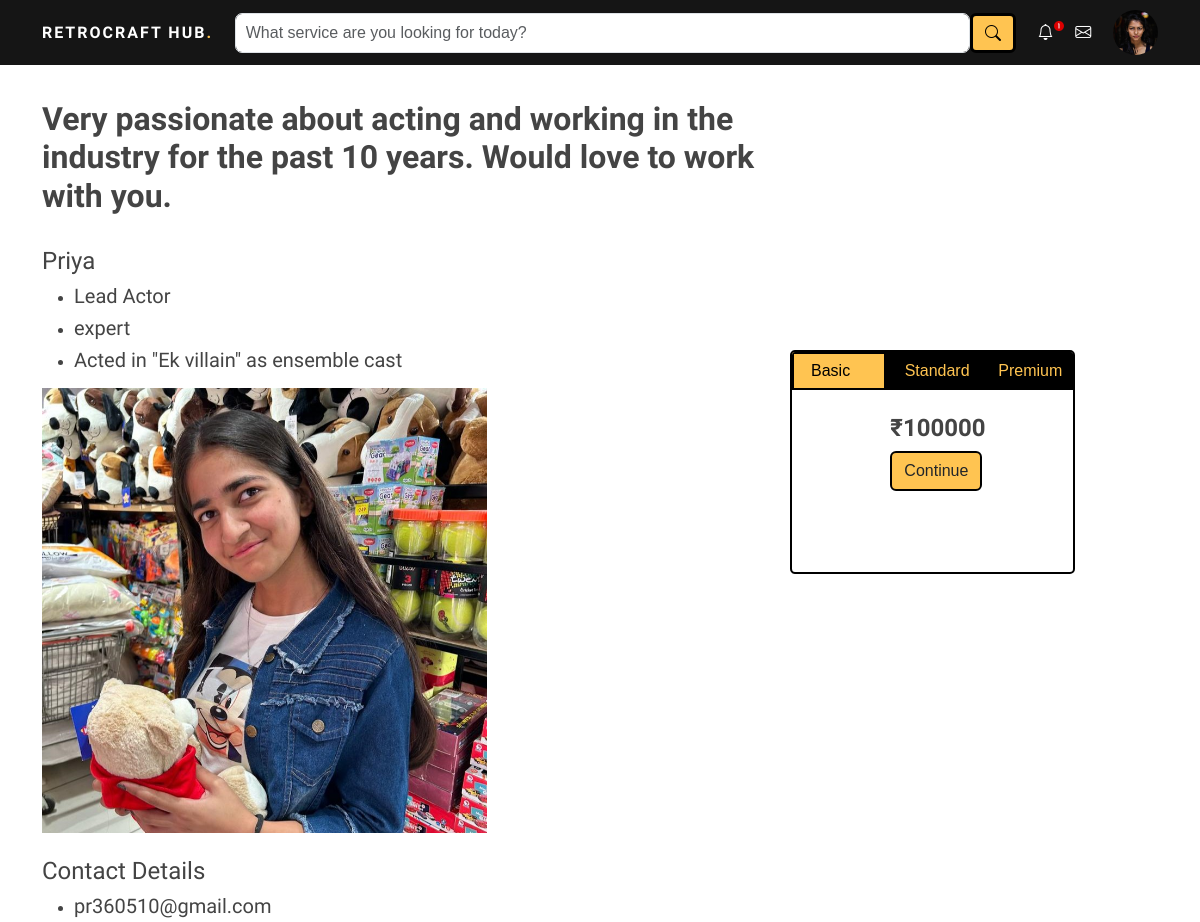
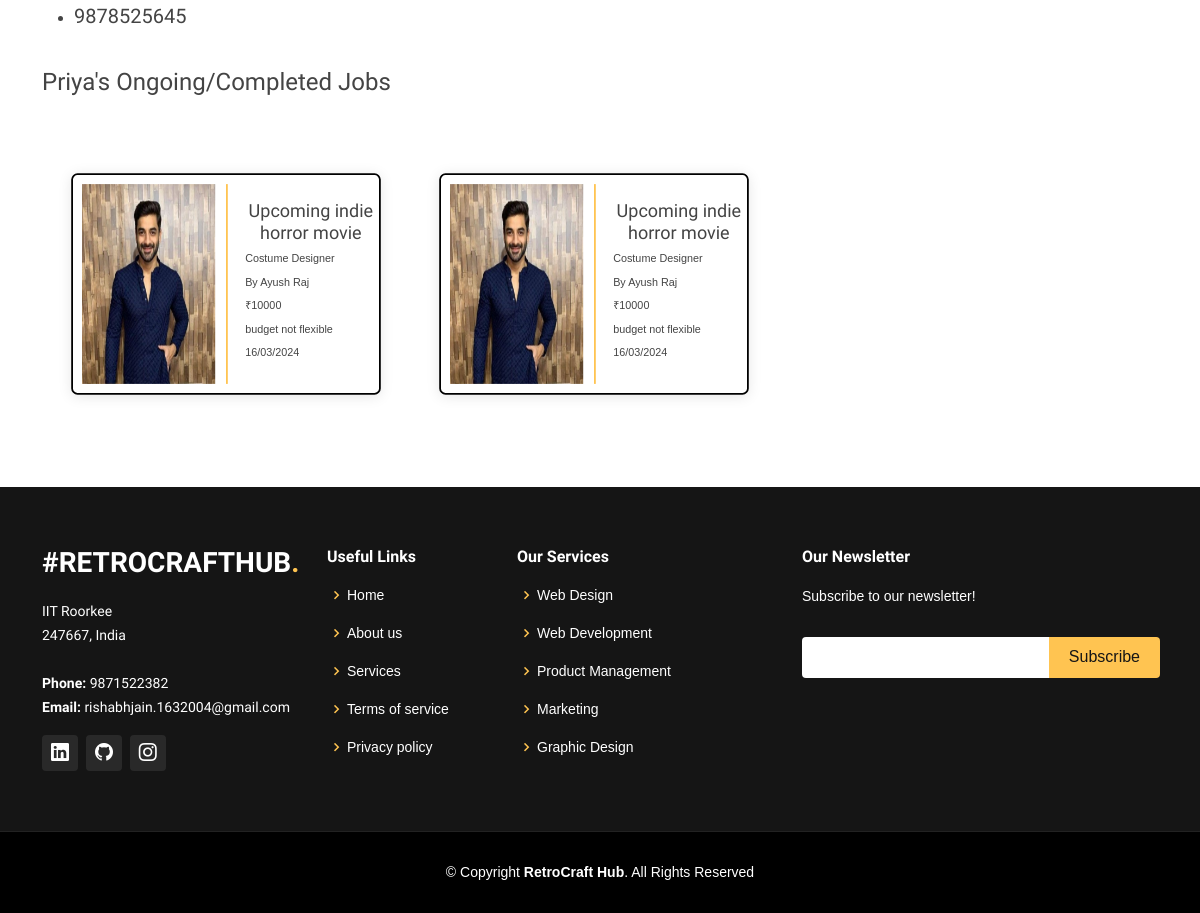
Page /professional_pp?professional_id=11 (signed in) on the committed database (2 pictures, top to bottom).
### main.py (models this page shows)
    class User(UserMixin, db.Model):
        id = db.Column(db.Integer, primary_key=True)
        username = db.Column(db.String(20), unique=True, nullable=False)#email
        display_name=db.Column(db.String(20), nullable=False)#display name
        password = db.Column(db.String(60), nullable=False)
        v= db.Column(db.Integer, default=False)
        profile_picture = db.Column(db.String, nullable=True)
        purpose = db.Column(db.String(20), nullable=True)
        team_size=db.Column(db.Integer, nullable=True)
        phone_no = db.Column(db.Integer, nullable=True)
        experience = db.Column(db.String(20), nullable=True)
        occupation = db.Column(db.String(100), nullable=True)
        skills = db.Column(db.String(255), nullable=True)
        description = db.Column(db.Text, nullable=True)
        pricing1 = db.Column(db.Integer, nullable=True)
        pricing2 = db.Column(db.Integer, nullable=True)
        pricing3 = db.Column(db.Integer, nullable=True)

    class Brief(db.Model):
        id = db.Column(db.Integer, primary_key=True)
        project_title = db.Column(db.String(100),unique=True ,nullable=False)
        project_category = db.Column(db.String(100), nullable=False)
        project_description = db.Column(db.Text, nullable=False)
        project_budget = db.Column(db.Integer, nullable=False)
        budget_flexible = db.Column(db.String(10), nullable=False)
        project_timing = db.Column(db.String(100), nullable=False)
        producer_id = db.Column(db.Integer, db.ForeignKey('user.id'), nullable=False)
        producer = db.relationship('User', backref=db.backref('briefs', lazy=True))

### main.py (the view, shortened to what this page needs)
    @app.route('/professional_pp', methods=['GET', 'POST'])
    @login_required
    def professional_pp():
        if request.method == 'GET':
            user_id=request.args.get('user_id', 'Default')
            professional_id=request.args.get('professional_id', 'Default')
            professional=User.query.filter_by(id=professional_id).first()
            professional_jobs=Job.query.filter_by(professional_id=professional_id).all()
            length=len(professional_jobs)
            message=""
            if professional_jobs:
                producers=[]
                briefs=[]
                for job in professional_jobs:
                    producer=User.query.filter_by(id=job.producer_id).first()
                    producers.append(producer)
                    brief=Brief.query.filter_by(producer_id=producer.id).first()
                    briefs.append(brief)
            else:
                producers=[]
                briefs=[]
                professional_jobs=[]
                length=len(professional_jobs)
        return render_template('professional_profile_page.html',current_user=current_user,professional=professional,user_id=user_id,professional_jobs=professional_jobs,length=length,producers=producers,briefs=briefs,message=message)

### main.py (called while the page is built)
    @login_manager.user_loader
    def load_user(user_id):
        return User.query.get(int(user_id))

### templates/professional_profile_page.html (shortened to what this page needs)
<!DOCTYPE html>
<html lang="en">
<head>
  <link href="../static/assets/vendor/aos/aos.css" rel="stylesheet">
  <link href="../static/assets/vendor/bootstrap/css/bootstrap.min.css" rel="stylesheet">
  <link href="../static/assets/vendor/bootstrap-icons/bootstrap-icons.css" rel="stylesheet">
  <link href="../static/assets/vendor/boxicons/css/boxicons.min.css" rel="stylesheet">
  <link href="../static/assets/vendor/glightbox/css/glightbox.min.css" rel="stylesheet">
  <link href="../static/assets/vendor/remixicon/remixicon.css" rel="stylesheet">
  <link href="../static/assets/vendor/swiper/swiper-bundle.min.css" rel="stylesheet">
  <link href="../static/assets/css/style.css" rel="stylesheet">
</head>
<body>
  <header id="header" class="fixed-top new_header" style="padding:10px;">
    <div class="container d-flex align-items-center justify-content-lg-between " style="position:relative;">
      <h6 class="logo me-auto me-lg-0"><a href="index.html">RetroCraft Hub<span>.</span></a></h6>
    <form class="d-none d-lg-flex search_form">
        <input id="search_bar" type="text" class="form-control" placeholder="What service are you looking for today?">
        <button id="search_button" type="submit" class="btn btn-primary"><i class="bi bi-search"></i></button>
    </form>
  <div id="notification-bell" onclick="toggleNotificationDropdown()">
    <i id="notification-icon" class="bi bi-bell"></i>
    {% if message!='Default' %}
    <img src="../static/assets/img/new_notification.svg" alt="Notification" id="notification-img" style="margin-bottom:6px;position:absolute;width:10px;"></img>
    {% endif %}
  </div>
    <div id="chat" onclick="toggleChatDropdown()">
    <i class="bi bi-envelope messages"></i>
    </div>
      <div id="img_profile" onclick="window.location.href='/producer_profile_page_for_himself{{user_id}}'">
      <img src="{{ current_user.profile_picture }}" alt="Profile Picture" class="img-fluid rounded-circle" style="max-width: 45px;">
      </div>
    </div>
  </header>
  <div class="container" style="margin-top:100px;" data-aos="zoom-in">
    <div class="row">
        <div class="col-md-8 col-sm-1">
            <h2><strong>{{professional.description}}</strong></h2>
            <br>
            <h4>{{professional.display_name}}</h4>
            <ul>
                <li><h5>{{professional.occupation}}</h5></li>
                <li><h5>{{professional.experience}}</h5></li>
                <li><h5>{{professional.skills}}</h5></li>
            </ul>
            <img src="{{professional.profile_picture}}" alt="Profile Picture" class="img-fluid" style="max-width: 445px;">
            <br>
            <br>
            <h4>Contact Details</h4>
            <ul>
                <li><h5>{{professional.username}}</h5></li>
                <li><h5>{{professional.phone_no}}</h5></li>
            </ul>
            <br>
            <h4>{{professional.display_name}}'s Ongoing/Completed Jobs</h4>
            <div class="container" style="margin-top:40px;">
              {% for brief in briefs%}
                  {% if loop.index % 2 == 1 %}
                  <br>
                      <div class="row">
                  {% endif %}
                <div class="col-md-6 col-sm-1 " style="scale:0.9;">
                  <div class="card-body text-center" style="position:relative;">
                    <div class="row">
                      <div class="col-md-6">
                        <img src="{{producers[loop.index-1].profile_picture}}" alt="Project Image" style="width:100%;height:100%;">
                      </div>
                        <div class="col-md-6" style="border-left:2px solid #ffc451;font-size:12px;">
                            <br>
                            <h5 style="position:relative;width:fit-content;left:5%;">{{brief.project_title}}</h5>
                            <p style="margin-bottom:8px;position:relative;width:fit-content;left:5%;">{{brief.project_category}}</p>
                            <p style="margin-bottom:8px;position:relative;width:fit-content;left:5%;">By {{producers[loop.index-1].display_name}}</p>
                            <p style="margin-bottom:8px;position:relative;width:fit-content;left:5%;">₹{{brief.project_budget}}</p>
                            <p style="margin-bottom:8px;position:relative;width:fit-content;left:5%;">{{brief.budget_flexible}}</p>
                            <p style="margin-bottom:8px;position:relative;width:fit-content;left:5%;">{{brief.project_timing}}</p>
                            <br>
                        </div>
                    </div>
                </div>
                </div>
              {% if loop.index % 2 == 0 or loop.last %}
                  </div>
              {% endif %}
          {% endfor %}
                </div>
        </div>
        <div class="col-md-4 col-sm-1 pricing fixed-column" style="margin-top:250px;border:2px solid black;height:28vh;width:25%;right:8%;padding:0;">
            <div class="container">
                <div class="row">
                    <div class="col-md-4 basic opened" style="border:2px solid black;background-color:#ffc451;color:black;" onclick="openPackageDetails('basic')">
                        <p style="margin:5px;">Basic</p>
                    </div>
                    <div class="col-md-4 standard" style="border:2px solid black;" onclick="openPackageDetails('standard')">
                        <p style="margin:5px;">Standard</p>
                    </div>
                    <div class="col-md-4 premium" style="border:2px solid black;" onclick="openPackageDetails('premium')">
                        <p style="margin:5px;">Premium</p>
                    </div>
                </div>
            </div>
            <div class="basic_details" style:"display:block;" >
                <br>
                <h4><strong>₹{{professional.pricing1}}</strong></h4>
                <button class="btn submit_button" onclick="pricing(1,{{user_id}},{{professional.id}});window.location.href='/producer_dashboard{{user_id}}?message=Sucessfully booked with Artist: {{professional.display_name}}'">Continue</button>
            </div>
        </div>
    </div>
</div>
  <footer id="footer" style="margin-top:80px;">
    <div class="footer-top">
      <div class="container">
        <div class="row">
          <div class="col-lg-3 col-md-6">
            <div class="footer-info">
              <h3>#RetroCraftHub<span>.</span></h3>
              <p>
                IIT Roorkee <br>
                247667, India<br><br>
                <strong>Phone:</strong> 9871522382<br>
                <strong>Email:</strong> rishabhjain.1632004@gmail.com<br>
              </p>
              <div class="social-links mt-3">
                <a href="https://www.linkedin.com/in/rishabh-jain-079340248/" target="_blank"><i class="bi bi-linkedin"></i></a>
                <a href="https://github.com/rishabhJain1234" target="_blank"><i class="bi bi-github"></i></a>
                <a href="https://www.instagram.com/rishabhhjain_16/" target="_blank"><i class="bi bi-instagram"></i></a>
              </div>
            </div>
          </div>
          <div class="col-lg-2 col-md-6 footer-links">
            <h4>Useful Links</h4>
            <ul>
              <li><i class="bx bx-chevron-right"></i> <a href="#">Home</a></li>
              <li><i class="bx bx-chevron-right"></i> <a href="#about">About us</a></li>
              <li><i class="bx bx-chevron-right"></i> <a href="#services">Services</a></li>
              <li><i class="bx bx-chevron-right"></i> <a href="#">Terms of service</a></li>
              <li><i class="bx bx-chevron-right"></i> <a href="#">Privacy policy</a></li>
            </ul>
          </div>
          <div class="col-lg-3 col-md-6 footer-links">
            <h4>Our Services</h4>
            <ul>
              <li><i class="bx bx-chevron-right"></i> <a href="#">Web Design</a></li>
              <li><i class="bx bx-chevron-right"></i> <a href="#">Web Development</a></li>
              <li><i class="bx bx-chevron-right"></i> <a href="#">Product Management</a></li>
              <li><i class="bx bx-chevron-right"></i> <a href="#">Marketing</a></li>
              <li><i class="bx bx-chevron-right"></i> <a href="#">Graphic Design</a></li>
            </ul>
          </div>
          <div class="col-lg-4 col-md-6 footer-newsletter">
            <h4>Our Newsletter</h4>
            <p>Subscribe to our newsletter!</p>
            <form action="" method="post">
              <input type="email" name="email"><input type="submit" value="Subscribe">
            </form>
          </div>
        </div>
      </div>
    </div>
    <div class="container">
      <div class="copyright">
        &copy; Copyright <strong><span>RetroCraft Hub</span></strong>. All Rights Reserved
      </div>
    </div>
  </footer>
</body>
</html>

### static/assets/css/style.css (style rules this page uses)
body { font-family: "Open Sans", sans-serif; color: #444444; }
a { color: #ffc451; text-decoration: none; }
h1, h2, h3, h4, h5, h6 { font-family: "Raleway", sans-serif; }
#header { transition: all 0.5s; z-index: 997; padding: 15px 0; }
#header .logo { margin: 0; padding: 0; line-height: 1; font-weight: 700; letter-spacing: 2px; text-transform: uppercase; }
#header .logo a { color: #fff; }
#header .logo a span { color: #ffc451; }
#footer { background: black; padding: 0 0 30px 0; color: #fff; font-size: 14px; }
#footer .footer-top { background: #151515; border-bottom: 1px solid #222222; padding: 60px 0 30px 0; }
#footer .footer-top .footer-info { margin-bottom: 30px; }
#footer .footer-top .footer-info h3 { font-size: 28px; margin: 0 0 20px 0; padding: 2px 0 2px 0; line-height: 1; font-weight: 700; text-transform: uppercase; }
#footer .footer-top .footer-info h3 span { color: #ffc451; }
#footer .footer-top .footer-info p { font-size: 14px; line-height: 24px; margin-bottom: 0; font-family: "Raleway", sans-serif; color: #fff; }
#footer .footer-top .social-links a { font-size: 18px; display: inline-block; background: #292929; color: #fff; line-height: 1; padding: 8px 0; margin-right: 4px; border-radius: 4px; text-align: center; width: 36px; height: 36px; transition: 0.3s; }
#footer .footer-top h4 { font-size: 16px; font-weight: 600; color: #fff; position: relative; padding-bottom: 12px; }
#footer .footer-top .footer-links { margin-bottom: 30px; }
#footer .footer-top .footer-links ul { list-style: none; padding: 0; margin: 0; }
#footer .footer-top .footer-links ul i { padding-right: 2px; color: #ffc451; font-size: 18px; line-height: 1; }
#footer .footer-top .footer-links ul li { padding: 10px 0; display: flex; align-items: center; }
#footer .footer-top .footer-links ul li:first-child { padding-top: 0; }
#footer .footer-top .footer-links ul a { color: #fff; transition: 0.3s; display: inline-block; line-height: 1; }
#footer .footer-top .footer-newsletter form { margin-top: 30px; background: #fff; padding: 6px 10px; position: relative; border-radius: 4px; }
#footer .footer-top .footer-newsletter form input[type=email] { border: 0; padding: 4px; width: calc(100% - 110px); }
#footer .footer-top .footer-newsletter form input[type=submit] { position: absolute; top: 0; right: -2px; bottom: 0; border: 0; background: none; font-size: 16px; padding: 0 20px; background: #ffc451; color: #151515; transition: 0.3s; border-radius: 0 4px 4px 0; }
#footer .copyright { text-align: center; padding-top: 30px; }
body { font-family: Arial, Helvetica, sans-serif; }
* { box-sizing: border-box; }
.button_color , .submit_button { background-color: #ffc451; border: 2px solid black; }
.new_header { background-color:#151515; }
.search_form { position: relative; width: 70%; height:40px; border-radius: 7px; }
#search_button { background-color: #ffc451; border: 3px solid black; color: black; }
#search_bar { width: 95%; padding: 9px 10px; border-radius: 7px; }
.bi-bell { color:white; transition:all 0.3s; }
.messages { color:white; transition:all 0.3s; }
.card-body { border: 2px solid black; border-radius: 7px; padding:10px; transition:all 0.3s; height: 100%; box-shadow: 0px 2px 15px rgba(0, 0, 0, 0.1); transition: all 0.3s ease-in-out; }
.basic_details , .standard_details , .premium_details { width: min-content; position: relative; left: 35%; transition:all 0.5s; }
.opened { display: block; background-color: #ffc451; color: black; border:2px solid black; transition: all 0.3s ease-in-out; }
.pricing { transition: all 0.3s ease-in-out; border-radius: 5px; border:2px solid black; padding: 10px; }
.basic , .standard , .premium { background-color: black; color: #ffc451; transition: all 0.3s ease-in-out; }
#img_profile { scale:1; transition:all 0.3s; cursor:pointer; }
.fixed-column { position: sticky; height: 100vh; overflow-y: auto; }

### rows in the picture
User: profile_picture (picture)
User: description "Very passionate about acting and working in the industry for the past 10 years. Would love to work with you.", display_name "Priya", occupation "Lead Actor", experience "expert", skills "Acted in \"Ek villain\" as ensemble cast", profile_picture (picture), username "pr360510@gmail.com", phone_no "9878525645", pricing1 "100000"
Brief: profile_picture (picture), project_title "Upcoming indie horror movie", project_category "Costume Designer", project_budget "10000", budget_flexible "budget not flexible", project_timing "16/03/2024"
User: display_name "Ayush Raj"
